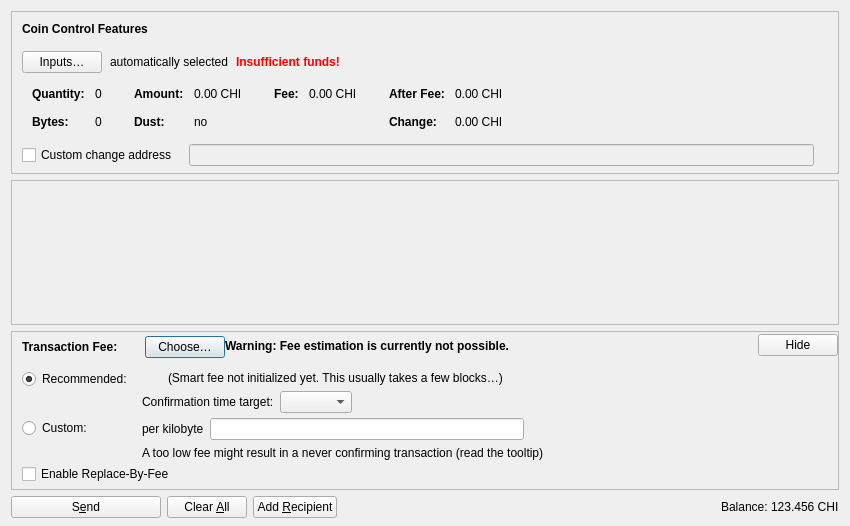
<?xml version="1.0" encoding="UTF-8"?>
<ui version="4.0">
 <class>SendCoinsDialog</class>
 <widget class="QDialog" name="SendCoinsDialog">
  <property name="geometry">
   <rect>
    <x>0</x>
    <y>0</y>
    <width>850</width>
    <height>526</height>
   </rect>
  </property>
  <property name="windowTitle">
   <string>Send Coins</string>
  </property>
  <layout class="QVBoxLayout" name="verticalLayout" stretch="0,1,0,0">
   <property name="bottomMargin">
    <number>8</number>
   </property>
   <item>
    <widget class="QFrame" name="frameCoinControl">
     <property name="sizePolicy">
      <sizepolicy hsizetype="Expanding" vsizetype="Expanding">
       <horstretch>0</horstretch>
       <verstretch>0</verstretch>
      </sizepolicy>
     </property>
     <property name="maximumSize">
      <size>
       <width>16777215</width>
       <height>16777215</height>
      </size>
     </property>
     <property name="frameShape">
      <enum>QFrame::StyledPanel</enum>
     </property>
     <property name="frameShadow">
      <enum>QFrame::Sunken</enum>
     </property>
     <layout class="QVBoxLayout" name="verticalLayoutCoinControl2">
      <property name="spacing">
       <number>0</number>
      </property>
      <property name="leftMargin">
       <number>0</number>
      </property>
      <property name="topMargin">
       <number>0</number>
      </property>
      <property name="rightMargin">
       <number>0</number>
      </property>
      <property name="bottomMargin">
       <number>6</number>
      </property>
      <item>
       <layout class="QVBoxLayout" name="verticalLayoutCoinControl" stretch="0,0,0,0,1">
        <property name="spacing">
         <number>0</number>
        </property>
        <property name="leftMargin">
         <number>10</number>
        </property>
        <property name="topMargin">
         <number>10</number>
        </property>
        <item>
         <layout class="QHBoxLayout" name="horizontalLayoutCoinControl1">
          <property name="bottomMargin">
           <number>15</number>
          </property>
          <item>
           <widget class="QLabel" name="labelCoinControlFeatures">
            <property name="sizePolicy">
             <sizepolicy hsizetype="Preferred" vsizetype="Maximum">
              <horstretch>0</horstretch>
              <verstretch>0</verstretch>
             </sizepolicy>
            </property>
            <property name="font">
             <font>
              <weight>75</weight>
              <bold>true</bold>
             </font>
            </property>
            <property name="styleSheet">
             <string notr="true">font-weight:bold;</string>
            </property>
            <property name="text">
             <string>Coin Control Features</string>
            </property>
           </widget>
          </item>
         </layout>
        </item>
        <item>
         <layout class="QHBoxLayout" name="horizontalLayoutCoinControl2" stretch="0,0,0,0">
          <property name="spacing">
           <number>8</number>
          </property>
          <property name="bottomMargin">
           <number>10</number>
          </property>
          <item>
           <widget class="QPushButton" name="pushButtonCoinControl">
            <property name="styleSheet">
             <string notr="true"/>
            </property>
            <property name="text">
             <string>Inputs…</string>
            </property>
            <property name="autoDefault">
             <bool>false</bool>
            </property>
           </widget>
          </item>
          <item>
           <widget class="QLabel" name="labelCoinControlAutomaticallySelected">
            <property name="text">
             <string>automatically selected</string>
            </property>
            <property name="margin">
             <number>5</number>
            </property>
           </widget>
          </item>
          <item>
           <widget class="QLabel" name="labelCoinControlInsuffFunds">
            <property name="font">
             <font>
              <weight>75</weight>
              <bold>true</bold>
             </font>
            </property>
            <property name="styleSheet">
             <string notr="true">color:red;font-weight:bold;</string>
            </property>
            <property name="text">
             <string>Insufficient funds!</string>
            </property>
            <property name="margin">
             <number>5</number>
            </property>
           </widget>
          </item>
          <item>
           <spacer name="horizontalSpacerCoinControl">
            <property name="orientation">
             <enum>Qt::Horizontal</enum>
            </property>
            <property name="sizeHint" stdset="0">
             <size>
              <width>40</width>
              <height>1</height>
             </size>
            </property>
           </spacer>
          </item>
         </layout>
        </item>
        <item>
         <widget class="QWidget" name="widgetCoinControl" native="true">
          <property name="sizePolicy">
           <sizepolicy hsizetype="Preferred" vsizetype="Preferred">
            <horstretch>0</horstretch>
            <verstretch>0</verstretch>
           </sizepolicy>
          </property>
          <property name="minimumSize">
           <size>
            <width>0</width>
            <height>0</height>
           </size>
          </property>
          <property name="styleSheet">
           <string notr="true"/>
          </property>
          <layout class="QHBoxLayout" name="horizontalLayoutCoinControl5">
           <property name="leftMargin">
            <number>0</number>
           </property>
           <property name="topMargin">
            <number>0</number>
           </property>
           <property name="rightMargin">
            <number>0</number>
           </property>
           <property name="bottomMargin">
            <number>0</number>
           </property>
           <item>
            <layout class="QHBoxLayout" name="horizontalLayoutCoinControl3" stretch="0,0,0,1">
             <property name="spacing">
              <number>20</number>
             </property>
             <property name="topMargin">
              <number>0</number>
             </property>
             <property name="bottomMargin">
              <number>10</number>
             </property>
             <item>
              <layout class="QFormLayout" name="formLayoutCoinControl1">
               <property name="horizontalSpacing">
                <number>10</number>
               </property>
               <property name="verticalSpacing">
                <number>14</number>
               </property>
               <property name="leftMargin">
                <number>10</number>
               </property>
               <property name="topMargin">
                <number>4</number>
               </property>
               <property name="rightMargin">
                <number>6</number>
               </property>
               <item row="0" column="0">
                <widget class="QLabel" name="labelCoinControlQuantityText">
                 <property name="font">
                  <font>
                   <weight>75</weight>
                   <bold>true</bold>
                  </font>
                 </property>
                 <property name="text">
                  <string>Quantity:</string>
                 </property>
                 <property name="margin">
                  <number>0</number>
                 </property>
                </widget>
               </item>
               <item row="0" column="1">
                <widget class="QLabel" name="labelCoinControlQuantity">
                 <property name="cursor">
                  <cursorShape>IBeamCursor</cursorShape>
                 </property>
                 <property name="contextMenuPolicy">
                  <enum>Qt::ActionsContextMenu</enum>
                 </property>
                 <property name="text">
                  <string notr="true">0</string>
                 </property>
                 <property name="margin">
                  <number>0</number>
                 </property>
                 <property name="textInteractionFlags">
                  <set>Qt::LinksAccessibleByMouse|Qt::TextSelectableByKeyboard|Qt::TextSelectableByMouse</set>
                 </property>
                </widget>
               </item>
               <item row="1" column="0">
                <widget class="QLabel" name="labelCoinControlBytesText">
                 <property name="font">
                  <font>
                   <weight>75</weight>
                   <bold>true</bold>
                  </font>
                 </property>
                 <property name="text">
                  <string>Bytes:</string>
                 </property>
                </widget>
               </item>
               <item row="1" column="1">
                <widget class="QLabel" name="labelCoinControlBytes">
                 <property name="cursor">
                  <cursorShape>IBeamCursor</cursorShape>
                 </property>
                 <property name="contextMenuPolicy">
                  <enum>Qt::ActionsContextMenu</enum>
                 </property>
                 <property name="text">
                  <string notr="true">0</string>
                 </property>
                 <property name="textInteractionFlags">
                  <set>Qt::LinksAccessibleByMouse|Qt::TextSelectableByKeyboard|Qt::TextSelectableByMouse</set>
                 </property>
                </widget>
               </item>
              </layout>
             </item>
             <item>
              <layout class="QFormLayout" name="formLayoutCoinControl2">
               <property name="horizontalSpacing">
                <number>10</number>
               </property>
               <property name="verticalSpacing">
                <number>14</number>
               </property>
               <property name="leftMargin">
                <number>6</number>
               </property>
               <property name="topMargin">
                <number>4</number>
               </property>
               <property name="rightMargin">
                <number>6</number>
               </property>
               <item row="0" column="0">
                <widget class="QLabel" name="labelCoinControlAmountText">
                 <property name="font">
                  <font>
                   <weight>75</weight>
                   <bold>true</bold>
                  </font>
                 </property>
                 <property name="text">
                  <string>Amount:</string>
                 </property>
                 <property name="margin">
                  <number>0</number>
                 </property>
                </widget>
               </item>
               <item row="0" column="1">
                <widget class="QLabel" name="labelCoinControlAmount">
                 <property name="cursor">
                  <cursorShape>IBeamCursor</cursorShape>
                 </property>
                 <property name="contextMenuPolicy">
                  <enum>Qt::ActionsContextMenu</enum>
                 </property>
                 <property name="text">
                  <string notr="true">0.00 CHI</string>
                 </property>
                 <property name="textInteractionFlags">
                  <set>Qt::LinksAccessibleByMouse|Qt::TextSelectableByKeyboard|Qt::TextSelectableByMouse</set>
                 </property>
                </widget>
               </item>
               <item row="1" column="0">
                <widget class="QLabel" name="labelCoinControlLowOutputText">
                 <property name="font">
                  <font>
                   <weight>75</weight>
                   <bold>true</bold>
                  </font>
                 </property>
                 <property name="text">
                  <string>Dust:</string>
                 </property>
                </widget>
               </item>
               <item row="1" column="1">
                <widget class="QLabel" name="labelCoinControlLowOutput">
                 <property name="cursor">
                  <cursorShape>IBeamCursor</cursorShape>
                 </property>
                 <property name="contextMenuPolicy">
                  <enum>Qt::ActionsContextMenu</enum>
                 </property>
                 <property name="text">
                  <string notr="true">no</string>
                 </property>
                 <property name="textInteractionFlags">
                  <set>Qt::LinksAccessibleByMouse|Qt::TextSelectableByKeyboard|Qt::TextSelectableByMouse</set>
                 </property>
                </widget>
               </item>
              </layout>
             </item>
             <item>
              <layout class="QFormLayout" name="formLayoutCoinControl3">
               <property name="horizontalSpacing">
                <number>10</number>
               </property>
               <property name="verticalSpacing">
                <number>14</number>
               </property>
               <property name="leftMargin">
                <number>6</number>
               </property>
               <property name="topMargin">
                <number>4</number>
               </property>
               <property name="rightMargin">
                <number>6</number>
               </property>
               <item row="0" column="0">
                <widget class="QLabel" name="labelCoinControlFeeText">
                 <property name="font">
                  <font>
                   <weight>75</weight>
                   <bold>true</bold>
                  </font>
                 </property>
                 <property name="text">
                  <string>Fee:</string>
                 </property>
                 <property name="margin">
                  <number>0</number>
                 </property>
                </widget>
               </item>
               <item row="0" column="1">
                <widget class="QLabel" name="labelCoinControlFee">
                 <property name="cursor">
                  <cursorShape>IBeamCursor</cursorShape>
                 </property>
                 <property name="contextMenuPolicy">
                  <enum>Qt::ActionsContextMenu</enum>
                 </property>
                 <property name="text">
                  <string notr="true">0.00 CHI</string>
                 </property>
                 <property name="textInteractionFlags">
                  <set>Qt::LinksAccessibleByMouse|Qt::TextSelectableByKeyboard|Qt::TextSelectableByMouse</set>
                 </property>
                </widget>
               </item>
              </layout>
             </item>
             <item>
              <layout class="QFormLayout" name="formLayoutCoinControl4">
               <property name="horizontalSpacing">
                <number>10</number>
               </property>
               <property name="verticalSpacing">
                <number>14</number>
               </property>
               <property name="leftMargin">
                <number>6</number>
               </property>
               <property name="topMargin">
                <number>4</number>
               </property>
               <property name="rightMargin">
                <number>6</number>
               </property>
               <item row="0" column="0">
                <widget class="QLabel" name="labelCoinControlAfterFeeText">
                 <property name="font">
                  <font>
                   <weight>75</weight>
                   <bold>true</bold>
                  </font>
                 </property>
                 <property name="text">
                  <string>After Fee:</string>
                 </property>
                 <property name="margin">
                  <number>0</number>
                 </property>
                </widget>
               </item>
               <item row="0" column="1">
                <widget class="QLabel" name="labelCoinControlAfterFee">
                 <property name="cursor">
                  <cursorShape>IBeamCursor</cursorShape>
                 </property>
                 <property name="contextMenuPolicy">
                  <enum>Qt::ActionsContextMenu</enum>
                 </property>
                 <property name="text">
                  <string notr="true">0.00 CHI</string>
                 </property>
                 <property name="textInteractionFlags">
                  <set>Qt::LinksAccessibleByMouse|Qt::TextSelectableByKeyboard|Qt::TextSelectableByMouse</set>
                 </property>
                </widget>
               </item>
               <item row="1" column="0">
                <widget class="QLabel" name="labelCoinControlChangeText">
                 <property name="font">
                  <font>
                   <weight>75</weight>
                   <bold>true</bold>
                  </font>
                 </property>
                 <property name="text">
                  <string>Change:</string>
                 </property>
                </widget>
               </item>
               <item row="1" column="1">
                <widget class="QLabel" name="labelCoinControlChange">
                 <property name="cursor">
                  <cursorShape>IBeamCursor</cursorShape>
                 </property>
                 <property name="contextMenuPolicy">
                  <enum>Qt::ActionsContextMenu</enum>
                 </property>
                 <property name="text">
                  <string notr="true">0.00 CHI</string>
                 </property>
                 <property name="textInteractionFlags">
                  <set>Qt::LinksAccessibleByMouse|Qt::TextSelectableByKeyboard|Qt::TextSelectableByMouse</set>
                 </property>
                </widget>
               </item>
              </layout>
             </item>
            </layout>
           </item>
          </layout>
         </widget>
        </item>
        <item>
         <layout class="QHBoxLayout" name="horizontalLayoutCoinControl4" stretch="0,0,0">
          <property name="spacing">
           <number>12</number>
          </property>
          <property name="sizeConstraint">
           <enum>QLayout::SetDefaultConstraint</enum>
          </property>
          <property name="topMargin">
           <number>5</number>
          </property>
          <property name="rightMargin">
           <number>5</number>
          </property>
          <item>
           <widget class="QCheckBox" name="checkBoxCoinControlChange">
            <property name="toolTip">
             <string>If this is activated, but the change address is empty or invalid, change will be sent to a newly generated address.</string>
            </property>
            <property name="text">
             <string>Custom change address</string>
            </property>
           </widget>
          </item>
          <item>
           <widget class="QValidatedLineEdit" name="lineEditCoinControlChange">
            <property name="enabled">
             <bool>false</bool>
            </property>
            <property name="sizePolicy">
             <sizepolicy hsizetype="Expanding" vsizetype="Fixed">
              <horstretch>0</horstretch>
              <verstretch>0</verstretch>
             </sizepolicy>
            </property>
           </widget>
          </item>
          <item>
           <widget class="QLabel" name="labelCoinControlChangeLabel">
            <property name="sizePolicy">
             <sizepolicy hsizetype="Preferred" vsizetype="Expanding">
              <horstretch>0</horstretch>
              <verstretch>0</verstretch>
             </sizepolicy>
            </property>
            <property name="minimumSize">
             <size>
              <width>0</width>
              <height>0</height>
             </size>
            </property>
            <property name="text">
             <string/>
            </property>
            <property name="margin">
             <number>3</number>
            </property>
           </widget>
          </item>
         </layout>
        </item>
        <item>
         <spacer name="verticalSpacerCoinControl">
          <property name="orientation">
           <enum>Qt::Vertical</enum>
          </property>
          <property name="sizeHint" stdset="0">
           <size>
            <width>800</width>
            <height>1</height>
           </size>
          </property>
         </spacer>
        </item>
       </layout>
      </item>
     </layout>
    </widget>
   </item>
   <item>
    <widget class="QScrollArea" name="scrollArea">
     <property name="widgetResizable">
      <bool>true</bool>
     </property>
     <widget class="QWidget" name="scrollAreaWidgetContents">
      <property name="geometry">
       <rect>
        <x>0</x>
        <y>0</y>
        <width>830</width>
        <height>104</height>
       </rect>
      </property>
      <layout class="QVBoxLayout" name="verticalLayout_2" stretch="0,1">
       <property name="leftMargin">
        <number>0</number>
       </property>
       <property name="topMargin">
        <number>0</number>
       </property>
       <property name="rightMargin">
        <number>0</number>
       </property>
       <property name="bottomMargin">
        <number>0</number>
       </property>
       <item>
        <layout class="QVBoxLayout" name="entries">
         <property name="spacing">
          <number>6</number>
         </property>
        </layout>
       </item>
       <item>
        <spacer name="verticalSpacer">
         <property name="orientation">
          <enum>Qt::Vertical</enum>
         </property>
         <property name="sizeHint" stdset="0">
          <size>
           <width>20</width>
           <height>40</height>
          </size>
         </property>
        </spacer>
       </item>
      </layout>
     </widget>
    </widget>
   </item>
   <item>
    <widget class="QFrame" name="frameFee">
     <property name="sizePolicy">
      <sizepolicy hsizetype="Expanding" vsizetype="Expanding">
       <horstretch>0</horstretch>
       <verstretch>0</verstretch>
      </sizepolicy>
     </property>
     <property name="maximumSize">
      <size>
       <width>16777215</width>
       <height>16777215</height>
      </size>
     </property>
     <property name="frameShape">
      <enum>QFrame::StyledPanel</enum>
     </property>
     <property name="frameShadow">
      <enum>QFrame::Sunken</enum>
     </property>
     <layout class="QVBoxLayout" name="verticalLayoutFee1">
      <property name="spacing">
       <number>0</number>
      </property>
      <property name="leftMargin">
       <number>0</number>
      </property>
      <property name="topMargin">
       <number>0</number>
      </property>
      <property name="rightMargin">
       <number>0</number>
      </property>
      <property name="bottomMargin">
       <number>0</number>
      </property>
      <item>
       <layout class="QVBoxLayout" name="verticalLayoutFee2" stretch="0,0,0">
        <property name="spacing">
         <number>0</number>
        </property>
        <property name="leftMargin">
         <number>10</number>
        </property>
        <property name="topMargin">
         <number>0</number>
        </property>
        <item>
         <layout class="QHBoxLayout" name="horizontalLayoutFee1">
          <property name="bottomMargin">
           <number>0</number>
          </property>
          <item>
           <layout class="QVBoxLayout" name="verticalLayoutFee7">
            <property name="spacing">
             <number>0</number>
            </property>
            <item>
             <spacer name="verticalSpacerSmartFee">
              <property name="orientation">
               <enum>Qt::Vertical</enum>
              </property>
              <property name="sizeType">
               <enum>QSizePolicy::Fixed</enum>
              </property>
              <property name="sizeHint" stdset="0">
               <size>
                <width>1</width>
                <height>4</height>
               </size>
              </property>
             </spacer>
            </item>
            <item>
             <layout class="QHBoxLayout" name="horizontalLayoutSmartFee">
              <property name="spacing">
               <number>10</number>
              </property>
              <item>
               <widget class="QLabel" name="labelFeeHeadline">
                <property name="sizePolicy">
                 <sizepolicy hsizetype="Preferred" vsizetype="Maximum">
                  <horstretch>0</horstretch>
                  <verstretch>0</verstretch>
                 </sizepolicy>
                </property>
                <property name="font">
                 <font>
                  <weight>75</weight>
                  <bold>true</bold>
                 </font>
                </property>
                <property name="styleSheet">
                 <string notr="true">font-weight:bold;</string>
                </property>
                <property name="text">
                 <string>Transaction Fee:</string>
                </property>
               </widget>
              </item>
              <item>
               <widget class="QLabel" name="labelFeeMinimized">
                <property name="text">
                 <string/>
                </property>
               </widget>
              </item>
              <item>
               <widget class="QPushButton" name="buttonChooseFee">
                <property name="text">
                 <string>Choose…</string>
                </property>
               </widget>
              </item>
             </layout>
            </item>
            <item>
             <spacer name="verticalSpacer_5">
              <property name="orientation">
               <enum>Qt::Vertical</enum>
              </property>
              <property name="sizeHint" stdset="0">
               <size>
                <width>1</width>
                <height>1</height>
               </size>
              </property>
             </spacer>
            </item>
           </layout>
          </item>
          <item>
           <widget class="QLabel" name="fallbackFeeWarningLabel">
            <property name="toolTip">
             <string>Using the fallbackfee can result in sending a transaction that will take several hours or days (or never) to confirm. Consider choosing your fee manually or wait until you have validated the complete chain.</string>
            </property>
            <property name="font">
            <font>
                <weight>75</weight>
                <bold>true</bold>
            </font>
            </property>
            <property name="text">
             <string>Warning: Fee estimation is currently not possible.</string>
            </property>
            <property name="wordWrap">
             <bool>false</bool>
            </property>
           </widget>
          </item>
          <item>
           <spacer name="horizontalSpacer_4">
            <property name="orientation">
             <enum>Qt::Horizontal</enum>
            </property>
            <property name="sizeType">
             <enum>QSizePolicy::MinimumExpanding</enum>
            </property>
            <property name="sizeHint" stdset="0">
             <size>
              <width>40</width>
              <height>20</height>
             </size>
            </property>
           </spacer>
          </item>
          <item>
           <widget class="QPushButton" name="buttonMinimizeFee">
            <property name="toolTip">
             <string>Hide transaction fee settings</string>
            </property>
            <property name="text">
             <string>Hide</string>
            </property>
           </widget>
          </item>
         </layout>
        </item>
        <item>
         <widget class="QFrame" name="frameFeeSelection">
          <layout class="QVBoxLayout" name="verticalLayoutFee12">
           <property name="spacing">
            <number>0</number>
           </property>
           <property name="leftMargin">
            <number>0</number>
           </property>
           <property name="topMargin">
            <number>0</number>
           </property>
           <property name="rightMargin">
            <number>0</number>
           </property>
           <property name="bottomMargin">
            <number>0</number>
           </property>
           <item>
            <layout class="QGridLayout" name="gridLayoutFee">
             <property name="topMargin">
              <number>10</number>
             </property>
             <property name="bottomMargin">
              <number>4</number>
             </property>
             <property name="horizontalSpacing">
              <number>10</number>
             </property>
             <property name="verticalSpacing">
              <number>4</number>
             </property>
             <item row="1" column="1">
              <layout class="QVBoxLayout" name="verticalLayoutFee8">
               <property name="spacing">
                <number>6</number>
               </property>
               <item>
                <layout class="QHBoxLayout" name="horizontalLayoutFee13">
                 <item>
                  <widget class="QLabel" name="labelCustomPerKilobyte">
                   <property name="toolTip">
                    <string>Specify a custom fee per kB (1,000 bytes) of the transaction's virtual size.

Note:  Since the fee is calculated on a per-byte basis, a fee rate of "100 satoshis per kvB" for a transaction size of 500 virtual bytes (half of 1 kvB) would ultimately yield a fee of only 50 satoshis.</string>
                   </property>
                   <property name="text">
                    <string>per kilobyte</string>
                   </property>
                  </widget>
                 </item>
                 <item>
                  <widget class="BitcoinAmountField" name="customFee"/>
                 </item>
                 <item>
                  <spacer name="horizontalSpacer_6">
                   <property name="orientation">
                    <enum>Qt::Horizontal</enum>
                   </property>
                   <property name="sizeHint" stdset="0">
                    <size>
                     <width>1</width>
                     <height>1</height>
                    </size>
                   </property>
                  </spacer>
                 </item>
                </layout>
               </item>
               <item>
                <layout class="QHBoxLayout" name="horizontalLayoutFee8">
                 <item>
                  <widget class="QLabel" name="labelCustomFeeWarning">
                   <property name="enabled">
                    <bool>true</bool>
                   </property>
                   <property name="toolTip">
                    <string>When there is less transaction volume than space in the blocks, miners as well as relaying nodes may enforce a minimum fee. Paying only this minimum fee is just fine, but be aware that this can result in a never confirming transaction once there is more demand for bitcoin transactions than the network can process.</string>
                   </property>
                   <property name="text">
                    <string>A too low fee might result in a never confirming transaction (read the tooltip)</string>
                   </property>
                  </widget>
                 </item>
                 <item>
                  <spacer name="horizontalSpacer_2">
                   <property name="orientation">
                    <enum>Qt::Horizontal</enum>
                   </property>
                   <property name="sizeHint" stdset="0">
                    <size>
                     <width>1</width>
                     <height>1</height>
                    </size>
                   </property>
                  </spacer>
                 </item>
                </layout>
               </item>
              </layout>
             </item>
             <item row="0" column="0">
              <layout class="QVBoxLayout" name="verticalLayoutFee4" stretch="0,1">
               <item>
                <widget class="QRadioButton" name="radioSmartFee">
                 <property name="text">
                  <string>Recommended:</string>
                 </property>
                 <property name="checked">
                  <bool>true</bool>
                 </property>
                 <attribute name="buttonGroup">
                  <string notr="true">groupFee</string>
                 </attribute>
                </widget>
               </item>
               <item>
                <spacer name="verticalSpacer_2">
                 <property name="orientation">
                  <enum>Qt::Vertical</enum>
                 </property>
                 <property name="sizeHint" stdset="0">
                  <size>
                   <width>1</width>
                   <height>1</height>
                  </size>
                 </property>
                </spacer>
               </item>
              </layout>
             </item>
             <item row="1" column="0">
              <layout class="QVBoxLayout" name="verticalLayoutFee9" stretch="0,1">
               <item>
                <widget class="QRadioButton" name="radioCustomFee">
                 <property name="text">
                  <string>Custom:</string>
                 </property>
                 <attribute name="buttonGroup">
                  <string notr="true">groupFee</string>
                 </attribute>
                </widget>
               </item>
               <item>
                <spacer name="verticalSpacer_6">
                 <property name="orientation">
                  <enum>Qt::Vertical</enum>
                 </property>
                 <property name="sizeHint" stdset="0">
                  <size>
                   <width>1</width>
                   <height>1</height>
                  </size>
                 </property>
                </spacer>
               </item>
              </layout>
             </item>
             <item row="0" column="1">
              <layout class="QVBoxLayout" name="verticalLayoutFee3" stretch="0,0,1">
               <property name="spacing">
                <number>6</number>
               </property>
               <property name="topMargin">
                <number>2</number>
               </property>
               <item>
                <layout class="QHBoxLayout" name="horizontalLayoutFee12">
                 <item>
                  <widget class="QLabel" name="labelSmartFee">
                   <property name="text">
                    <string/>
                   </property>
                  </widget>
                 </item>
                 <item>
                  <widget class="QLabel" name="labelFeeEstimation">
                   <property name="text">
                    <string/>
                   </property>
                  </widget>
                 </item>
                 <item>
                  <widget class="QLabel" name="labelSmartFee2">
                   <property name="text">
                    <string>(Smart fee not initialized yet. This usually takes a few blocks…)</string>
                   </property>
                  </widget>
                 </item>
                 <item>
                  <spacer name="horizontalSpacer_5">
                   <property name="orientation">
                    <enum>Qt::Horizontal</enum>
                   </property>
                   <property name="sizeHint" stdset="0">
                    <size>
                     <width>1</width>
                     <height>1</height>
                    </size>
                   </property>
                  </spacer>
                 </item>
                </layout>
               </item>
               <item>
                <layout class="QHBoxLayout" name="horizontalLayoutFee9">
                 <item>
                  <layout class="QVBoxLayout" name="verticalLayoutFee6">
                   <item>
                    <widget class="QLabel" name="labelSmartFee3">
                     <property name="text">
                      <string>Confirmation time target:</string>
                     </property>
                    </widget>
                   </item>
                  </layout>
                 </item>
                 <item>
                  <layout class="QVBoxLayout" name="verticalLayoutFee5">
                   <property name="rightMargin">
                    <number>30</number>
                   </property>
                   <item>
                    <layout class="QHBoxLayout" name="horizontalLayoutConfTarget">
                     <property name="bottomMargin">
                      <number>0</number>
                     </property>
                     <item>
                      <widget class="QComboBox" name="confTargetSelector"/>
                     </item>
                     <item>
                      <spacer name="horizontalSpacerConfTarget">
                       <property name="orientation">
                        <enum>Qt::Horizontal</enum>
                       </property>
                       <property name="sizeHint" stdset="0">
                        <size>
                         <width>40</width>
                         <height>20</height>
                        </size>
                       </property>
                      </spacer>
                     </item>
                    </layout>
                   </item>
                  </layout>
                 </item>
                </layout>
               </item>
               <item>
                <spacer name="verticalSpacer_4">
                 <property name="orientation">
                  <enum>Qt::Vertical</enum>
                 </property>
                 <property name="sizeHint" stdset="0">
                  <size>
                   <width>1</width>
                   <height>1</height>
                  </size>
                 </property>
                </spacer>
               </item>
              </layout>
             </item>
            </layout>
           </item>
           <item>
            <widget class="QCheckBox" name="optInRBF">
             <property name="text">
              <string>Enable Replace-By-Fee</string>
             </property>
             <property name="toolTip">
              <string>With Replace-By-Fee (BIP-125) you can increase a transaction's fee after it is sent. Without this, a higher fee may be recommended to compensate for increased transaction delay risk.</string>
             </property>
            </widget>
           </item>
          </layout>
         </widget>
        </item>
        <item>
         <spacer name="verticalSpacerFee">
          <property name="orientation">
           <enum>Qt::Vertical</enum>
          </property>
          <property name="sizeHint" stdset="0">
           <size>
            <width>40</width>
            <height>5</height>
           </size>
          </property>
         </spacer>
        </item>
       </layout>
      </item>
     </layout>
    </widget>
   </item>
   <item>
    <layout class="QHBoxLayout" name="horizontalLayout">
     <item>
      <widget class="QPushButton" name="sendButton">
       <property name="minimumSize">
        <size>
         <width>150</width>
         <height>0</height>
        </size>
       </property>
       <property name="toolTip">
        <string>Confirm the send action</string>
       </property>
       <property name="text">
        <string>S&amp;end</string>
       </property>
       <property name="icon">
        <iconset resource="../bitcoin.qrc">
         <normaloff>:/icons/send</normaloff>:/icons/send</iconset>
       </property>
       <property name="autoDefault">
        <bool>false</bool>
       </property>
       <property name="default">
        <bool>false</bool>
       </property>
      </widget>
     </item>
     <item>
      <widget class="QPushButton" name="clearButton">
       <property name="sizePolicy">
        <sizepolicy hsizetype="Minimum" vsizetype="Fixed">
         <horstretch>0</horstretch>
         <verstretch>0</verstretch>
        </sizepolicy>
       </property>
       <property name="toolTip">
        <string>Clear all fields of the form.</string>
       </property>
       <property name="text">
        <string>Clear &amp;All</string>
       </property>
       <property name="icon">
        <iconset resource="../bitcoin.qrc">
         <normaloff>:/icons/remove</normaloff>:/icons/remove</iconset>
       </property>
       <property name="autoDefault">
        <bool>false</bool>
       </property>
      </widget>
     </item>
     <item>
      <widget class="QPushButton" name="addButton">
       <property name="toolTip">
        <string>Send to multiple recipients at once</string>
       </property>
       <property name="text">
        <string>Add &amp;Recipient</string>
       </property>
       <property name="icon">
        <iconset resource="../bitcoin.qrc">
         <normaloff>:/icons/add</normaloff>:/icons/add</iconset>
       </property>
       <property name="autoDefault">
        <bool>false</bool>
       </property>
      </widget>
     </item>
     <item>
      <spacer name="horizontalSpacer">
       <property name="orientation">
        <enum>Qt::Horizontal</enum>
       </property>
       <property name="sizeHint" stdset="0">
        <size>
         <width>40</width>
         <height>20</height>
        </size>
       </property>
      </spacer>
     </item>
     <item>
      <layout class="QHBoxLayout" name="horizontalLayout_2">
       <property name="spacing">
        <number>3</number>
       </property>
       <item>
        <widget class="QLabel" name="labelBalanceName">
         <property name="sizePolicy">
          <sizepolicy hsizetype="Preferred" vsizetype="Fixed">
           <horstretch>0</horstretch>
           <verstretch>0</verstretch>
          </sizepolicy>
         </property>
         <property name="text">
          <string>Balance:</string>
         </property>
        </widget>
       </item>
       <item>
        <widget class="QLabel" name="labelBalance">
         <property name="sizePolicy">
          <sizepolicy hsizetype="Preferred" vsizetype="Fixed">
           <horstretch>0</horstretch>
           <verstretch>0</verstretch>
          </sizepolicy>
         </property>
         <property name="cursor">
          <cursorShape>IBeamCursor</cursorShape>
         </property>
         <property name="text">
          <string notr="true">123.456 CHI</string>
         </property>
         <property name="textInteractionFlags">
          <set>Qt::LinksAccessibleByMouse|Qt::TextSelectableByKeyboard|Qt::TextSelectableByMouse</set>
         </property>
        </widget>
       </item>
      </layout>
     </item>
    </layout>
   </item>
  </layout>
 </widget>
 <customwidgets>
  <customwidget>
   <class>QValidatedLineEdit</class>
   <extends>QLineEdit</extends>
   <header>qt/qvalidatedlineedit.h</header>
  </customwidget>
  <customwidget>
   <class>BitcoinAmountField</class>
   <extends>QLineEdit</extends>
   <header>qt/bitcoinamountfield.h</header>
   <container>1</container>
  </customwidget>
 </customwidgets>
 <resources>
  <include location="../bitcoin.qrc"/>
 </resources>
 <connections/>
 <buttongroups>
  <buttongroup name="groupFee"/>
 </buttongroups>
</ui>
